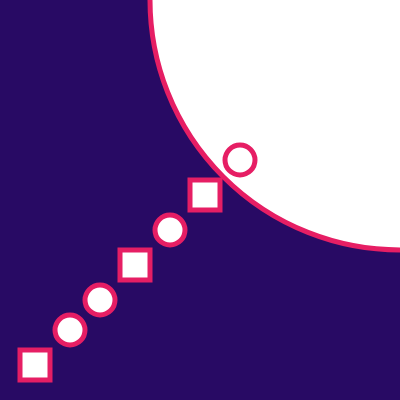
Frame 1 (no input)
Frame 60 (no input): identical to frame 1, image omitted
Frame 120 (the mouse pressed at the canvas centre since frame 60): identical to frame 1, image omitted

The p5.js sketch that drew this single still picture (run headless with seeded random() and noise() and a simulated clock; from frame 60 on, the mouse is pressed at the canvas centre):

// p5.js sketch
// ── sketch.js
function setup() {
  createCanvas(400, 400);
}

function draw() {
  background(40,10,100);
  stroke(230, 30, 100);
  strokeWeight(5);
  ellipse(400,0,500,500)
  rect(20,350,30,30)
  rect(120, 250 , 30, 30)
  ellipse(100, 300, 30, 30);
  ellipse(170, 230 , 30, 30)
  rect(190, 180, 30, 30)
  ellipse(240,160,30,30)
  ellipse(70, 330, 30, 30)
}
